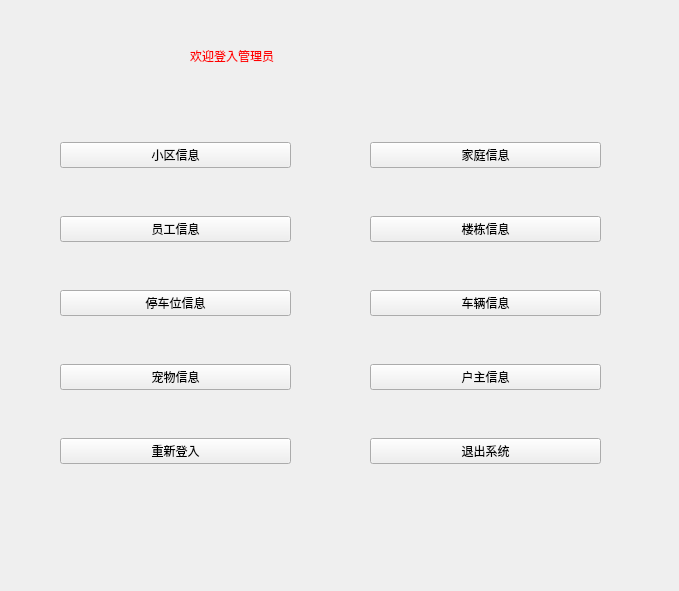
<?xml version="1.0" encoding="UTF-8"?>
<ui version="4.0">
 <class>Form</class>
 <widget class="QWidget" name="Form">
  <property name="geometry">
   <rect>
    <x>0</x>
    <y>0</y>
    <width>679</width>
    <height>591</height>
   </rect>
  </property>
  <property name="minimumSize">
   <size>
    <width>679</width>
    <height>591</height>
   </size>
  </property>
  <property name="maximumSize">
   <size>
    <width>679</width>
    <height>591</height>
   </size>
  </property>
  <property name="windowTitle">
   <string>普通管理员</string>
  </property>
  <property name="styleSheet">
   <string notr="true">#Form{border-image: url(:/background/background1.jpg);}</string>
  </property>
  <widget class="QLabel" name="label">
   <property name="geometry">
    <rect>
     <x>190</x>
     <y>30</y>
     <width>291</width>
     <height>51</height>
    </rect>
   </property>
   <property name="styleSheet">
    <string notr="true">font: 24pt &quot;Arial&quot;;
color: rgb(255, 0, 0);</string>
   </property>
   <property name="text">
    <string>欢迎登入管理员</string>
   </property>
  </widget>
  <widget class="QWidget" name="">
   <property name="geometry">
    <rect>
     <x>60</x>
     <y>100</y>
     <width>231</width>
     <height>411</height>
    </rect>
   </property>
   <layout class="QVBoxLayout" name="verticalLayout">
    <item>
     <widget class="QPushButton" name="pushButton">
      <property name="styleSheet">
       <string notr="true">font: 16pt &quot;Arial&quot;;</string>
      </property>
      <property name="text">
       <string>小区信息</string>
      </property>
     </widget>
    </item>
    <item>
     <widget class="QPushButton" name="pushButton_3">
      <property name="styleSheet">
       <string notr="true">font: 16pt &quot;Arial&quot;;</string>
      </property>
      <property name="text">
       <string>员工信息</string>
      </property>
     </widget>
    </item>
    <item>
     <widget class="QPushButton" name="pushButton_5">
      <property name="styleSheet">
       <string notr="true">font: 16pt &quot;Arial&quot;;</string>
      </property>
      <property name="text">
       <string>停车位信息</string>
      </property>
     </widget>
    </item>
    <item>
     <widget class="QPushButton" name="pushButton_7">
      <property name="styleSheet">
       <string notr="true">font: 16pt &quot;Arial&quot;;</string>
      </property>
      <property name="text">
       <string>宠物信息</string>
      </property>
     </widget>
    </item>
    <item>
     <widget class="QPushButton" name="pushButton_9">
      <property name="styleSheet">
       <string notr="true">font: 16pt &quot;Arial&quot;;</string>
      </property>
      <property name="text">
       <string>重新登入</string>
      </property>
     </widget>
    </item>
   </layout>
  </widget>
  <widget class="QWidget" name="">
   <property name="geometry">
    <rect>
     <x>370</x>
     <y>100</y>
     <width>231</width>
     <height>411</height>
    </rect>
   </property>
   <layout class="QVBoxLayout" name="verticalLayout_2">
    <item>
     <widget class="QPushButton" name="pushButton_2">
      <property name="styleSheet">
       <string notr="true">font: 16pt &quot;Arial&quot;;</string>
      </property>
      <property name="text">
       <string>家庭信息</string>
      </property>
     </widget>
    </item>
    <item>
     <widget class="QPushButton" name="pushButton_4">
      <property name="styleSheet">
       <string notr="true">font: 16pt &quot;Arial&quot;;</string>
      </property>
      <property name="text">
       <string>楼栋信息</string>
      </property>
     </widget>
    </item>
    <item>
     <widget class="QPushButton" name="pushButton_6">
      <property name="styleSheet">
       <string notr="true">font: 16pt &quot;Arial&quot;;</string>
      </property>
      <property name="text">
       <string>车辆信息</string>
      </property>
     </widget>
    </item>
    <item>
     <widget class="QPushButton" name="pushButton_8">
      <property name="styleSheet">
       <string notr="true">font: 16pt &quot;Arial&quot;;</string>
      </property>
      <property name="text">
       <string>户主信息</string>
      </property>
     </widget>
    </item>
    <item>
     <widget class="QPushButton" name="pushButton_10">
      <property name="styleSheet">
       <string notr="true">font: 16pt &quot;Arial&quot;;</string>
      </property>
      <property name="text">
       <string>退出系统</string>
      </property>
     </widget>
    </item>
   </layout>
  </widget>
 </widget>
 <resources>
  <include location="image/root.qrc"/>
 </resources>
 <connections/>
</ui>
